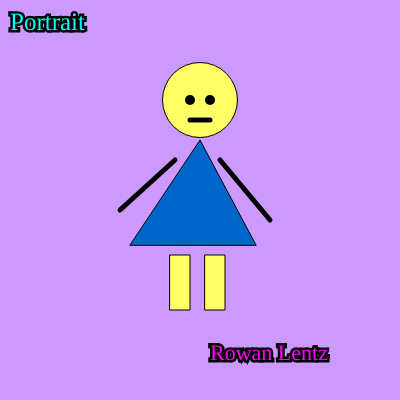
Frame 1 (no input)
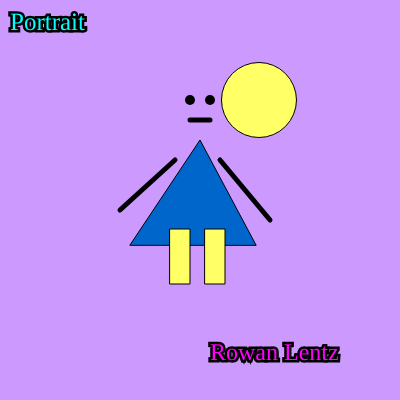
Frame 60 (no input)
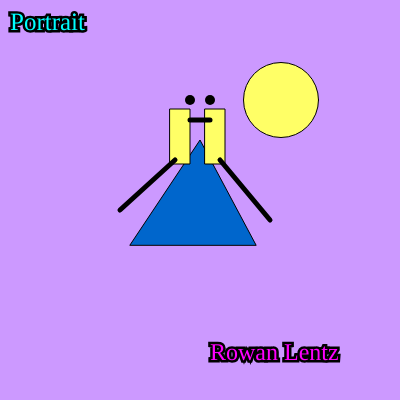
Frame 120 (the mouse pressed at the canvas centre since frame 60)

The p5.js sketch that drew these frames (run headless with seeded random() and noise() and a simulated clock; from frame 60 on, the mouse is pressed at the canvas centre):

// p5.js sketch
// ── sketch.js
var headX=200;
  var headY=100;
var headDirection=1;


var legY=255;
var legDirection=2;

var size=22;
var count=0;
var sizeDirection=2;
function setup() 

{
  createCanvas(400, 400);
}

function draw() {
  background(204,153,255);
  fill(0)
    strokeWeight(1);
  //head
  fill(255,255,102)
  circle(headX,headY,75);
  headX+=headDirection;
  if(headX>=300||headX<=85)
  {headDirection*=-1;}
  //body
  fill(0,102,204);
  triangle(130,245,200,140,256,245);
  //legs
     fill(255,255,102)
  rect(170, legY, 20, 55);
  rect(205, legY, 20, 55);
  legY+=legDirection;
  if(legY<=0||legY>=300)
  {legDirection*=-1;}
  //eyes
  stroke('black');
  strokeWeight(10);
  point(210,100);
  point(190,100)
  //mouth
  strokeWeight(5)
  line(190,120,210,120)
  //arms
  strokeWeight(5)
  line(220,160,270,220)
  line(175,160,120,210)
  //title
  fill('aqua')
  textSize(25)
  textFont('georgia')
  text('Portrait',10,30)
  //
  fill('magenta')
  textSize(size);
  size+=sizeDirection;
  count++;
  if(count>5)
    {sizeDirection*=-1;
    count=0;}
  text("Rowan Lentz",210,360);
  
}
